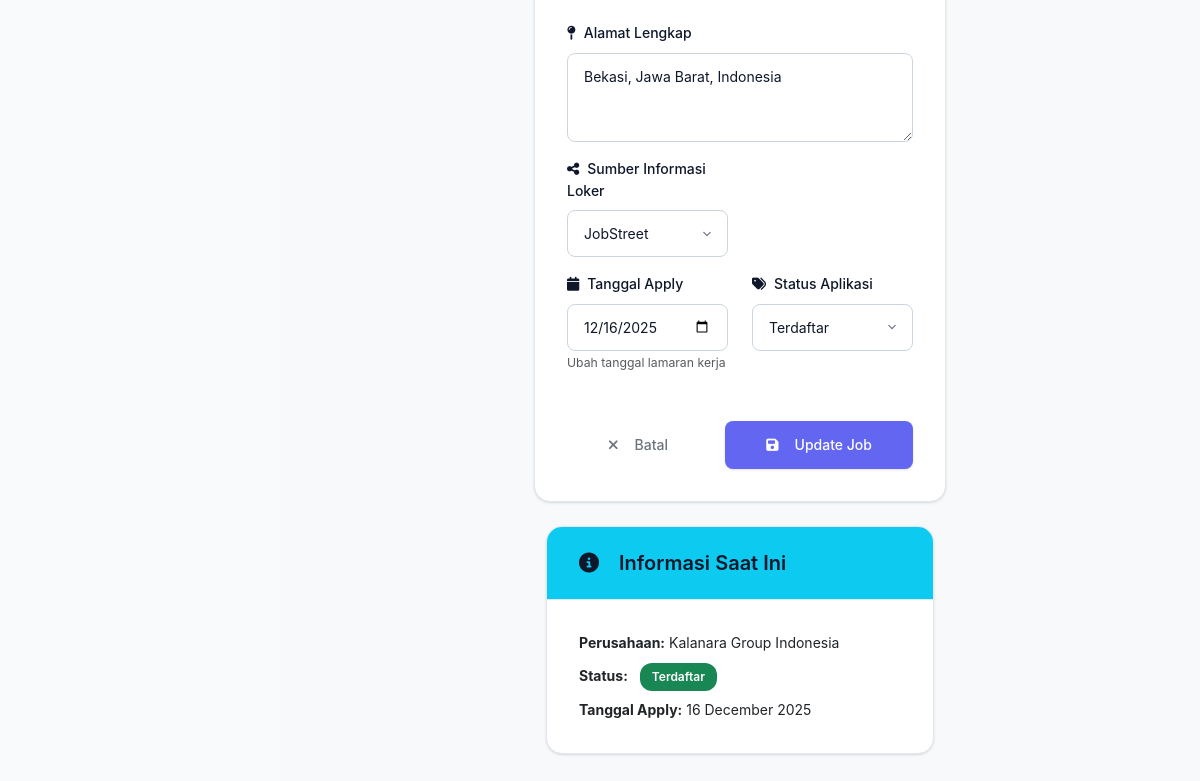
/job/12/edit (signed in, lower part), run on an earlier commit of the app's database.
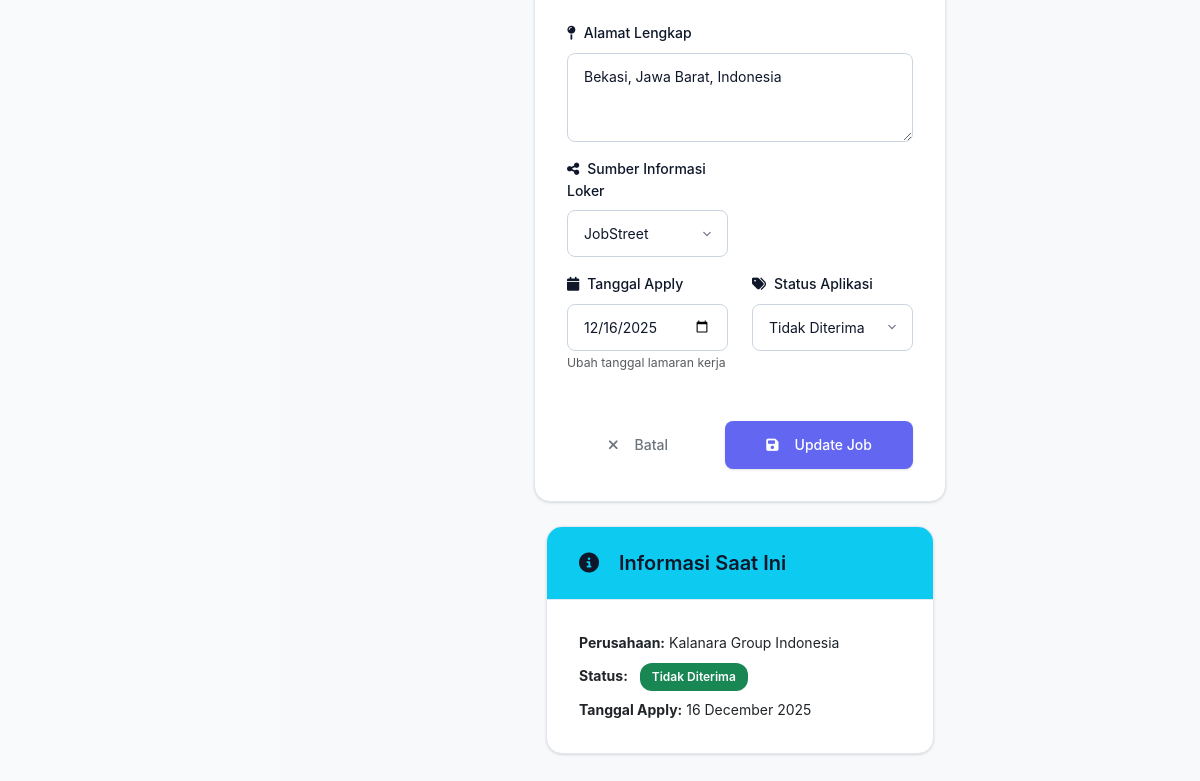
And on a later commit of the database.
### models.py (models this page shows)
class JobApplication(db.Model):
    id = db.Column(db.Integer, primary_key=True)
    company_name = db.Column(db.String(100))
    position = db.Column(db.String(100), nullable=True)  # NEW: Posisi yang dilamar
    location = db.Column(db.String(100))
    address = db.Column(db.String(200))
    application_proof = db.Column(db.Text, nullable=True)  # NEW: Link atau path screenshot
    image_proof = db.Column(db.String(255), nullable=True)  # NEW: Path to uploaded image
    source_info = db.Column(db.String(100), nullable=True)  # NEW: Asal info loker
    logo_url = db.Column(db.String(255), nullable=True)  # NEW: URL logo perusahaan
    notes = db.Column(db.Text, nullable=True)  # NEW: Keterangan tambahan
    applied_date = db.Column(db.DateTime)
    status_id = db.Column(db.Integer, db.ForeignKey('status.id'), nullable=False)
    user_id = db.Column(db.Integer, db.ForeignKey('user.id'))

class Status(db.Model):
    id = db.Column(db.Integer, primary_key=True)
    name = db.Column(db.String(50), unique=True, nullable=False)
    color = db.Column(db.String(20), default='secondary')
    jobs = db.relationship(
        'JobApplication',
        backref='status',
        lazy=True
    )

### app.py (the view, shortened to what this page needs)
@app.route('/job/<int:id>/edit', methods=['GET', 'POST'])
@login_required
def edit_job(id):
    job = JobApplication.query.get_or_404(id)
    if job.user_id != current_user.id:
        abort(403)
    statuses = Status.query.all()
    return render_template('edit.html', job=job, statuses=statuses)

### app.py (called while the page is built)
@login_manager.user_loader
def load_user(user_id):
    return User.query.get(int(user_id))

### templates/edit.html (shortened to what the changed rows need)
{% extends 'base-sidebar.html' %}
{% block content %}
<div class="container py-4">
    <div class="row justify-content-center">
        <div class="col-lg-6">
            <div class="card">
                <div class="card-body">
                <form method="post" enctype="multipart/form-data">
                    <div class="row">
                        <div class="col-12 mb-3">
                            <label class="form-label fw-medium">
                                <i class="fas fa-map-pin me-2"></i>Alamat Lengkap
                            </label>
                            <textarea name="address"
                                      rows="3"
                                      class="form-control"
                                      required>{{ job.address }}</textarea>
                        </div>
                    </div>
                    <div class="row">
                        <div class="col-md-6 mb-3">
                            <label class="form-label fw-medium">
                                <i class="fas fa-share-alt me-2"></i>Sumber Informasi Loker
                            </label>
                            <select name="source_info"
                                    class="form-select"
                                    required onchange="toggleCustomSourceEdit()">
                                <option value="JobStreet" {% if job.source_info == 'JobStreet' %}selected{% endif %}><i class="fas fa-briefcase me-2"></i>JobStreet</option>
                            </select>
                        </div>
                    </div>
                    <div class="row">
                        <div class="col-md-6 mb-4">
                            <label class="form-label fw-medium">
                                <i class="fas fa-calendar me-2"></i>Tanggal Apply
                            </label>
                            <input type="date"
                                   name="applied_date"
                                   value="{{ job.applied_date.strftime('%Y-%m-%d') }}"
                                   class="form-control">
                            <small class="form-text">Ubah tanggal lamaran kerja</small>
                        </div>
                        <div class="col-md-6 mb-4">
                            <label class="form-label fw-medium">
                                <i class="fas fa-tags me-2"></i>Status Aplikasi
                            </label>
                            <select name="status_id"
                                    class="form-select"
                                    required>
                                {% for status in statuses %}
                            <option value="{{ status.id }}"
                                {% if job.status_id == status.id %}selected{% endif %}>
                                {{ status.name }}
                            </option>
                                {% endfor %}
                            </select>
                        </div>
                    </div>
                </form>
            </div>
        </div>
    </div>
</div>
<div class="container mt-4">
    <div class="row justify-content-center">
        <div class="col-lg-6">
            <div class="card">
                <div class="card-body">
                    <div class="row">
                        <div class="col-12 mb-2">
                            <strong>Perusahaan:</strong>
                            <span>{{ job.company_name }}</span>
                        </div>
                        <div class="col-12 mb-2">
                            <strong>Status:</strong>
                            <span class="badge bg-success ms-2">{{ job.status.name }}</span>
                        </div>
                        <div class="col-12">
                            <strong>Tanggal Apply:</strong>
                            <span>{{ job.applied_date.strftime('%d %B %Y') }}</span>
                        </div>
                    </div>
                </div>
            </div>
        </div>
    </div>
</div>
{% endblock %}

What changed in the data, as far as the page shows it:
no longer on this page (row unchanged): Status: status.name "Terdaftar"
changed JobApplication "Kalanara Group Indonesia": status_id "Terdaftar" → "Tidak Diterima"
now on this page (row unchanged): Status: status.name "Tidak Diterima"
